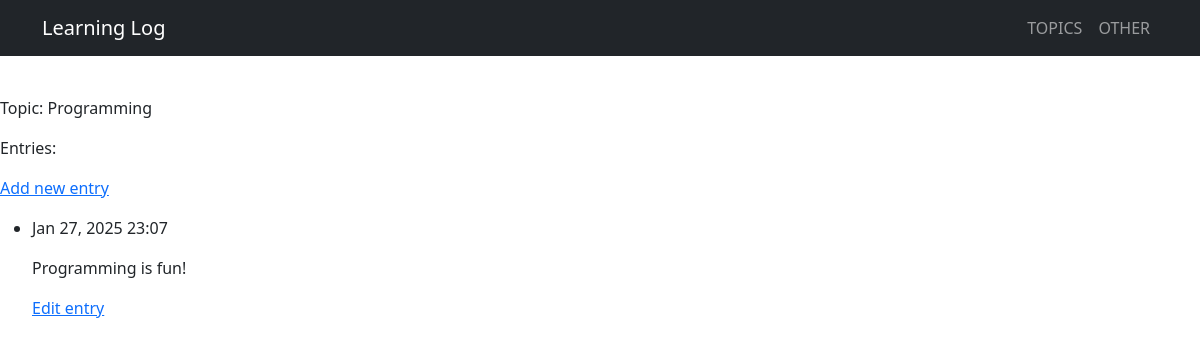
The app's page /topics/3/ with its own data.
### learning_logs/models.py (models this page shows, shortened)
class Topic(models.Model):
    text = models.CharField(max_length=200)
    date_added= models.DateTimeField(auto_now_add=True)
    def __str__(self):
        return self.text

class Entry(models.Model):
    topic = models.ForeignKey(Topic, on_delete=models.CASCADE)
    text = models.TextField()
    date_added = models.DateTimeField(auto_now_add=True)
    class Meta:
        verbose_name_plural = 'entries'

### learning_logs/views.py (the view)
# urls.py: path('topics/<int:topic_id>/', views.topic, name='topic'),
def topic(request,topic_id):
    topic = Topic.objects.get(id=topic_id)
    entries = topic.entry_set.order_by('-date_added')
    context = {'topic': topic, 'entries': entries}
    return render(request,'learning_logs/topic.html', context)

### learning_logs/templates/learning_logs/topic.html
{% extends "learning_logs/base.html" %}
{% block content %}
<p>Topic: {{topic}}</p>
<p>Entries:</p>
<p>
    <a href="{% url 'learning_logs:new_entry' topic.id %}">Add new entry</a>
</p>
<ul>
{% for entry in entries %}
    <li>
        <p>{{ entry.date_added|date:'M d, Y H:i'}}</p>
        <p>{{ entry.text|linebreaks }}</p>
        <p>
            <a href="{% url 'learning_logs:edit_entry' entry.id %}">Edit entry</a>
        </p>
    </li>
{% empty %}
    <li>There are no entries for this topic yet</li>
{% endfor %}
</ul>
{% endblock content %}

### records on screen
Topic: text "Programming"
Entry: date_added "Jan 27, 2025 23:07", text "Programming is fun!"
